Frame 1 (no input): blank canvas, image omitted
Frame 60 (the mouse pressed at the canvas centre just before this capture): blank canvas, image omitted
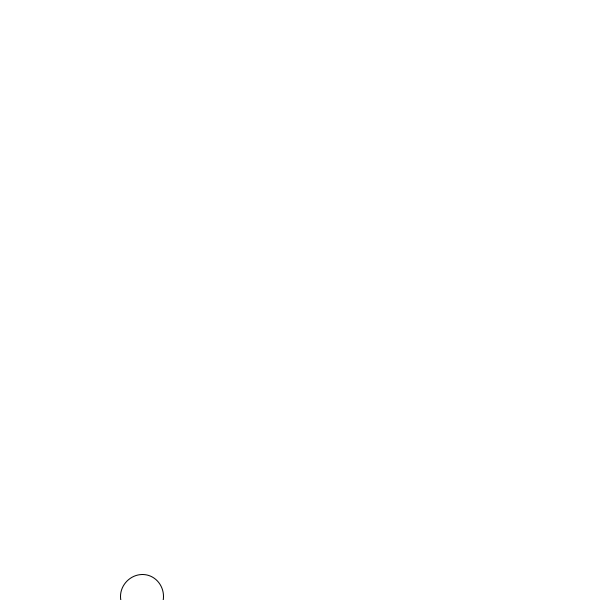
Frame 120 (the mouse held since frame 60 and released just before this capture)

The Processing sketch whose frames 1 and 60 were blank and that drew this single picture after the mouse press (run headless with seeded random() and noise(); from frame 60 on, the mouse is pressed at the canvas centre):

// Processing sketch: main
// ── main.pde
// Fokuspunkter_PVector_og_Forces_v2.pdf (18/08/21)

// Til spørgsmål 3 ---------
PVector location;
PVector velocity;
PVector gravity;
float mass;
// -------------------------

ArrayList<Ball> allBalls = new ArrayList<Ball>();

Ball ball1;

void setup() {
  size(600, 600);
  smooth(8);

  // Til spørgsmål 3
  location = new PVector(100, 0);
  velocity = new PVector(0, 0);
  gravity = new PVector(0, 0.1);
  mass = 10.0;
  // -------------------------

  ball1 = new Ball();
}

void draw() {
  clear();
  background(255);

  egenS3();
}

// Spørgsmål 1: Et program består af følgende linjer kode:
// Hvorfor virker programmet ikke?
void s1() {
  PVector p; // Der er ikke blevet dannet en vector (ingen new PVector)
  //p.set(20,20);
}

// Spørgsmål 2: Et andet program består af kode-linjerne:
// Hvad skriver programmet og hvorfor?

// x2 ændres først til 1000 efter at x1 er blivet at til x2
// Variabler tager værdien fra et variable og objekter tager en reference fra hinanden.

void s2() {
  PVector p1 = new PVector(1, 1); //objekter!
  PVector p2 = new PVector(2, 2);
  float x1 = 1; //primitiv data!
  float x2 = 2;
  p1 = p2;
  x1 = x2;
  x2 = 1000; //Nu ændres x2
  p2.x = 1000; //Nu ændres p2.x

  if (p1.x != x1) {
    println("Ja p1.x er nu " + p1.x + " men x1 er stadig " + x1);
    println("Det er godt at vide hvordan objekter fungerer i Java!");
  }
}

// Spørgsmål 3: I et tredje programs “draw funktion” står følgende linje kode, der bruges til at
// Hvordan kan man bruge disse tre vektorer til at simulere tyngdekraft-påvirkning på “bolden”?
void s3() {
  // Tilføj kræfter
  velocity.add(gravity);
  location.add(velocity);

  if (location.y >= height - 10) {
    location.y = height - 5;
  }

  // simulere en bold
  ellipse(location.x, location.y, 10, 10);
}

void egenS3() {
  for (Ball b : allBalls) {
    PVector gravity = new PVector(0, 0.1 * b.mass);
    float c = 0.01;
    PVector friction = b.velocity.get();
    friction.mult(-1);
    friction.normalize();
    friction.mult(c);
    
    b.applyForce(friction);
    b.applyForce(gravity);
    
    b.update();
    b.display();
    b.checkEdge();
  }
}

void mousePressed() {
  allBalls.add(new Ball());
}

// ── Ball_class.pde
class Ball {
  PVector location;
  PVector velocity;
  PVector acceleration;
  float mass;
  float ballMulti = 2.5;
  
  Ball() {
    location = new PVector(random(0, width), random(0, height) - 100);
    velocity = new PVector(0, 0);
    acceleration = new PVector(0, 0);
    mass = random(2, 50);
  }
  
  void applyForce(PVector force) {
    force.div(mass);
    acceleration.add(force);
  }
  
  void update() {
    velocity.add(acceleration);
    location.add(velocity);
    acceleration.mult(0);
  }
  
  void checkEdge() {
    if (location.x > width) {
      location.x = width;
      velocity.x *= -1;
    } else if (location.x < 0) {
      velocity.x *= -1;
      location.x = 0;
    }
    
    if (location.y >= height) {
      velocity.y *= -1;
      location.y = height;
    }
  }
  
  void display() {
    ellipse(location.x, location.y, mass * ballMulti, mass * ballMulti);
  }
}

// ── BinaryTree_class.pde
class BinaryTree {
  float nodeSize = 10;

  void tegnGren(float x, float y, float h, float v) {
    PVector p = new PVector(x, h + nodeSize);

    p.rotate(v);
    line(x, y, p.x, p.y);
    circle(x, y, nodeSize);

    //if (h < 100) {
    //  p.rotate(v);
    //  line(x, y, p.x, p.y);
    //  circle(x, y, nodeSize);
    //} else {
    //  line(x, y, x, p.y);
    //  circle(x, y, nodeSize);
    //}

    if (h > 80) {
      tegnGren(x, (y + h), h - 20, (v - (PI/8)));
      tegnGren(x, (y + h), h - 20, (v + (PI/8)));
    }
  }
}
